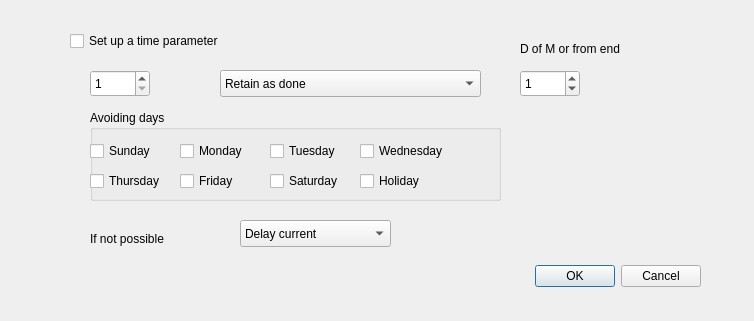
<?xml version="1.0" encoding="UTF-8"?>
<ui version="4.0">
 <class>deftimepardlg</class>
 <widget class="QDialog" name="deftimepardlg">
  <property name="geometry">
   <rect>
    <x>0</x>
    <y>0</y>
    <width>754</width>
    <height>321</height>
   </rect>
  </property>
  <property name="windowTitle">
   <string>Default time parameters</string>
  </property>
  <widget class="QDialogButtonBox" name="buttonBox">
   <property name="geometry">
    <rect>
     <x>460</x>
     <y>260</y>
     <width>241</width>
     <height>32</height>
    </rect>
   </property>
   <property name="orientation">
    <enum>Qt::Horizontal</enum>
   </property>
   <property name="standardButtons">
    <set>QDialogButtonBox::Cancel|QDialogButtonBox::Ok</set>
   </property>
  </widget>
  <widget class="QSpinBox" name="repunits">
   <property name="geometry">
    <rect>
     <x>90</x>
     <y>70</y>
     <width>60</width>
     <height>27</height>
    </rect>
   </property>
   <property name="toolTip">
    <string>Number of units of the repeat given</string>
   </property>
   <property name="minimum">
    <number>1</number>
   </property>
   <property name="maximum">
    <number>60</number>
   </property>
   <property name="value">
    <number>1</number>
   </property>
  </widget>
  <widget class="QLabel" name="label_3">
   <property name="geometry">
    <rect>
     <x>90</x>
     <y>230</y>
     <width>111</width>
     <height>17</height>
    </rect>
   </property>
   <property name="text">
    <string>If not possible</string>
   </property>
  </widget>
  <widget class="QComboBox" name="ifnposs">
   <property name="geometry">
    <rect>
     <x>240</x>
     <y>220</y>
     <width>151</width>
     <height>27</height>
    </rect>
   </property>
   <property name="currentIndex">
    <number>1</number>
   </property>
   <item>
    <property name="text">
     <string>Skip to next</string>
    </property>
   </item>
   <item>
    <property name="text">
     <string>Delay current</string>
    </property>
   </item>
   <item>
    <property name="text">
     <string>Delay and adjust</string>
    </property>
   </item>
   <item>
    <property name="text">
     <string>Catch up</string>
    </property>
   </item>
  </widget>
  <widget class="QLabel" name="label_4">
   <property name="geometry">
    <rect>
     <x>520</x>
     <y>40</y>
     <width>141</width>
     <height>17</height>
    </rect>
   </property>
   <property name="text">
    <string>D of M or from end</string>
   </property>
  </widget>
  <widget class="QSpinBox" name="monthday">
   <property name="geometry">
    <rect>
     <x>520</x>
     <y>70</y>
     <width>60</width>
     <height>27</height>
    </rect>
   </property>
   <property name="toolTip">
    <string>Set the target day of the month for monthly repeats

For month relative to the beginning repeats, this gives the target day of the
month. If this is not acceptable, then the following day is tried until acceptable.

For month relative to the end repeats this gives the number of days back from
the end of the month, possibly zero days, so if the month has 31 days, 0 would
aim for 31st, 1 would aim for 30th and so on. If the day of the week thereby
selected is unacceptable the preceding day is tried until acceptable.

Note that the display of month days in month relative to the end has been
changed relative to previous software hopefully to make it more
understandable.</string>
   </property>
   <property name="minimum">
    <number>0</number>
   </property>
   <property name="maximum">
    <number>31</number>
   </property>
   <property name="singleStep">
    <number>1</number>
   </property>
   <property name="value">
    <number>1</number>
   </property>
  </widget>
  <widget class="QGroupBox" name="groupBox">
   <property name="geometry">
    <rect>
     <x>90</x>
     <y>110</y>
     <width>411</width>
     <height>91</height>
    </rect>
   </property>
   <property name="toolTip">
    <string>Select days to avoid when calculating repeat</string>
   </property>
   <property name="title">
    <string>Avoiding days</string>
   </property>
   <widget class="QCheckBox" name="avSun">
    <property name="geometry">
     <rect>
      <x>0</x>
      <y>30</y>
      <width>97</width>
      <height>22</height>
     </rect>
    </property>
    <property name="toolTip">
     <string>Set Sunday as a day to avoid when calculating repeats</string>
    </property>
    <property name="text">
     <string>Sunday</string>
    </property>
   </widget>
   <widget class="QCheckBox" name="avMon">
    <property name="geometry">
     <rect>
      <x>90</x>
      <y>30</y>
      <width>97</width>
      <height>22</height>
     </rect>
    </property>
    <property name="toolTip">
     <string>Set Monday as a day to avoid when calculating repeats</string>
    </property>
    <property name="text">
     <string>Monday</string>
    </property>
   </widget>
   <widget class="QCheckBox" name="avTue">
    <property name="geometry">
     <rect>
      <x>180</x>
      <y>30</y>
      <width>97</width>
      <height>22</height>
     </rect>
    </property>
    <property name="toolTip">
     <string>Set Tuesday as a day to avoid when calculating repeats</string>
    </property>
    <property name="text">
     <string>Tuesday</string>
    </property>
   </widget>
   <widget class="QCheckBox" name="avWed">
    <property name="geometry">
     <rect>
      <x>270</x>
      <y>30</y>
      <width>111</width>
      <height>22</height>
     </rect>
    </property>
    <property name="toolTip">
     <string>Set Wednesday as a day to avoid when calculating repeats</string>
    </property>
    <property name="text">
     <string>Wednesday</string>
    </property>
   </widget>
   <widget class="QCheckBox" name="avThu">
    <property name="geometry">
     <rect>
      <x>0</x>
      <y>60</y>
      <width>97</width>
      <height>22</height>
     </rect>
    </property>
    <property name="toolTip">
     <string>Set Thursday as a day to avoid when calculating repeats</string>
    </property>
    <property name="text">
     <string>Thursday</string>
    </property>
   </widget>
   <widget class="QCheckBox" name="avFri">
    <property name="geometry">
     <rect>
      <x>90</x>
      <y>60</y>
      <width>97</width>
      <height>22</height>
     </rect>
    </property>
    <property name="toolTip">
     <string>Set Friday as a day to avoid when calculating repeats</string>
    </property>
    <property name="text">
     <string>Friday</string>
    </property>
   </widget>
   <widget class="QCheckBox" name="avSat">
    <property name="geometry">
     <rect>
      <x>180</x>
      <y>60</y>
      <width>97</width>
      <height>22</height>
     </rect>
    </property>
    <property name="toolTip">
     <string>Set Saturday as a day to avoid when calculating repeats</string>
    </property>
    <property name="text">
     <string>Saturday</string>
    </property>
   </widget>
   <widget class="QCheckBox" name="avHol">
    <property name="geometry">
     <rect>
      <x>270</x>
      <y>60</y>
      <width>97</width>
      <height>22</height>
     </rect>
    </property>
    <property name="toolTip">
     <string>Avoid one of the table of holidays when calculating repeats.
</string>
    </property>
    <property name="text">
     <string>Holiday</string>
    </property>
   </widget>
  </widget>
  <widget class="QComboBox" name="repstyle">
   <property name="geometry">
    <rect>
     <x>220</x>
     <y>70</y>
     <width>261</width>
     <height>27</height>
    </rect>
   </property>
   <property name="toolTip">
    <string>Set here what style of repeat you require.
Either set to delete at the end, to retain as &quot;done&quot; with manual reset or as
auto-repeat by the intervals given and number of units as given in the box.</string>
   </property>
   <property name="currentIndex">
    <number>1</number>
   </property>
   <item>
    <property name="text">
     <string>Delete at end</string>
    </property>
   </item>
   <item>
    <property name="text">
     <string>Retain as done</string>
    </property>
   </item>
   <item>
    <property name="text">
     <string>Minutes</string>
    </property>
   </item>
   <item>
    <property name="text">
     <string>Hours</string>
    </property>
   </item>
   <item>
    <property name="text">
     <string>Days</string>
    </property>
   </item>
   <item>
    <property name="text">
     <string>Weeks</string>
    </property>
   </item>
   <item>
    <property name="text">
     <string>Months (relative to the beginning)</string>
    </property>
   </item>
   <item>
    <property name="text">
     <string>Months (relative to the end)</string>
    </property>
   </item>
   <item>
    <property name="text">
     <string>Years</string>
    </property>
   </item>
  </widget>
  <widget class="QCheckBox" name="timeisset">
   <property name="geometry">
    <rect>
     <x>70</x>
     <y>30</y>
     <width>201</width>
     <height>22</height>
    </rect>
   </property>
   <property name="toolTip">
    <string>Indicate job has time set as opposed to being a &quot;do when possible&quot; job.</string>
   </property>
   <property name="text">
    <string>Set up a time parameter</string>
   </property>
  </widget>
 </widget>
 <tabstops>
  <tabstop>timeisset</tabstop>
  <tabstop>repunits</tabstop>
  <tabstop>repstyle</tabstop>
  <tabstop>monthday</tabstop>
  <tabstop>avSun</tabstop>
  <tabstop>avMon</tabstop>
  <tabstop>avTue</tabstop>
  <tabstop>avWed</tabstop>
  <tabstop>avThu</tabstop>
  <tabstop>avFri</tabstop>
  <tabstop>avSat</tabstop>
  <tabstop>avHol</tabstop>
  <tabstop>ifnposs</tabstop>
  <tabstop>buttonBox</tabstop>
 </tabstops>
 <resources/>
 <connections>
  <connection>
   <sender>buttonBox</sender>
   <signal>accepted()</signal>
   <receiver>deftimepardlg</receiver>
   <slot>accept()</slot>
   <hints>
    <hint type="sourcelabel">
     <x>248</x>
     <y>254</y>
    </hint>
    <hint type="destinationlabel">
     <x>157</x>
     <y>274</y>
    </hint>
   </hints>
  </connection>
  <connection>
   <sender>buttonBox</sender>
   <signal>rejected()</signal>
   <receiver>deftimepardlg</receiver>
   <slot>reject()</slot>
   <hints>
    <hint type="sourcelabel">
     <x>316</x>
     <y>260</y>
    </hint>
    <hint type="destinationlabel">
     <x>286</x>
     <y>274</y>
    </hint>
   </hints>
  </connection>
 </connections>
</ui>
